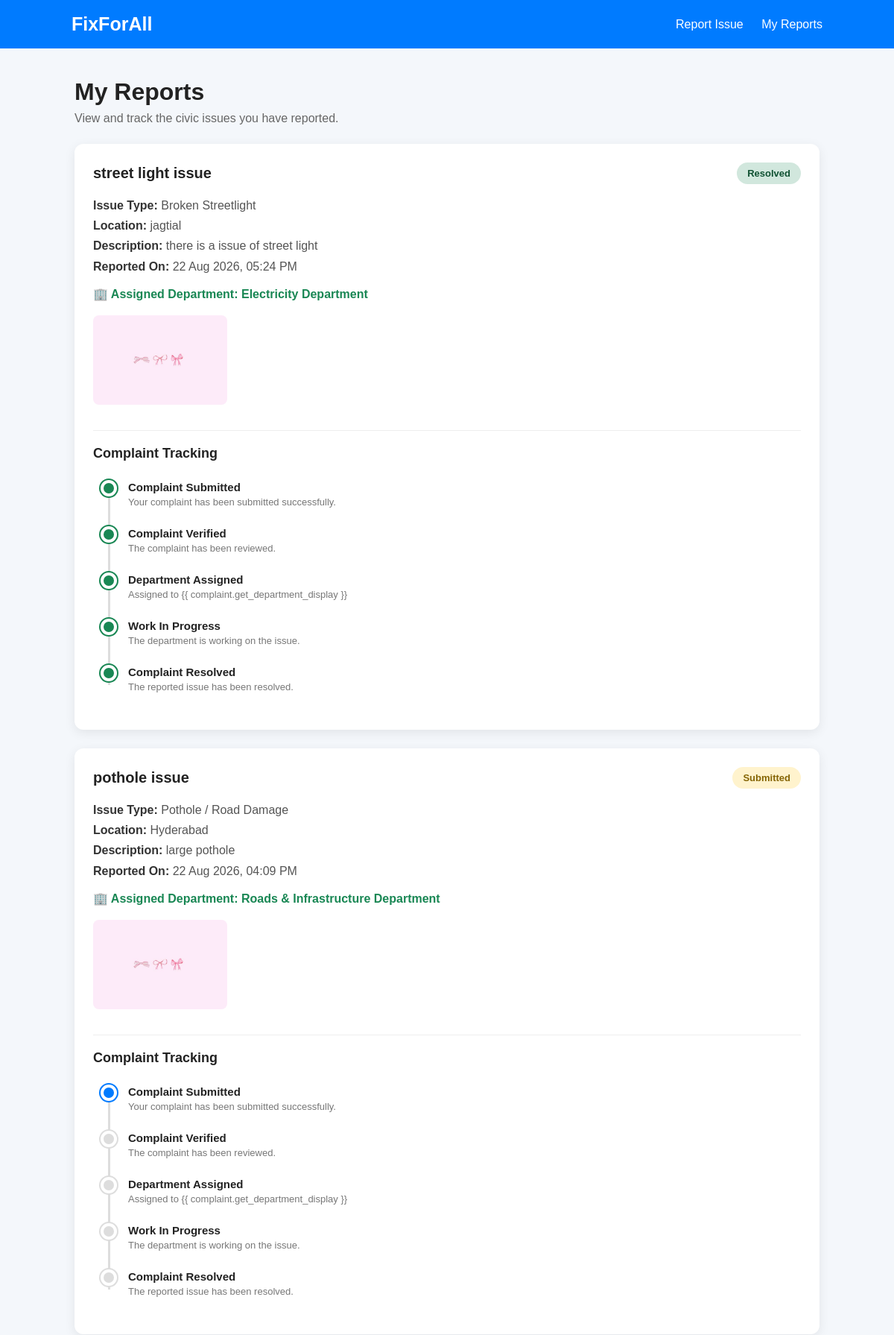
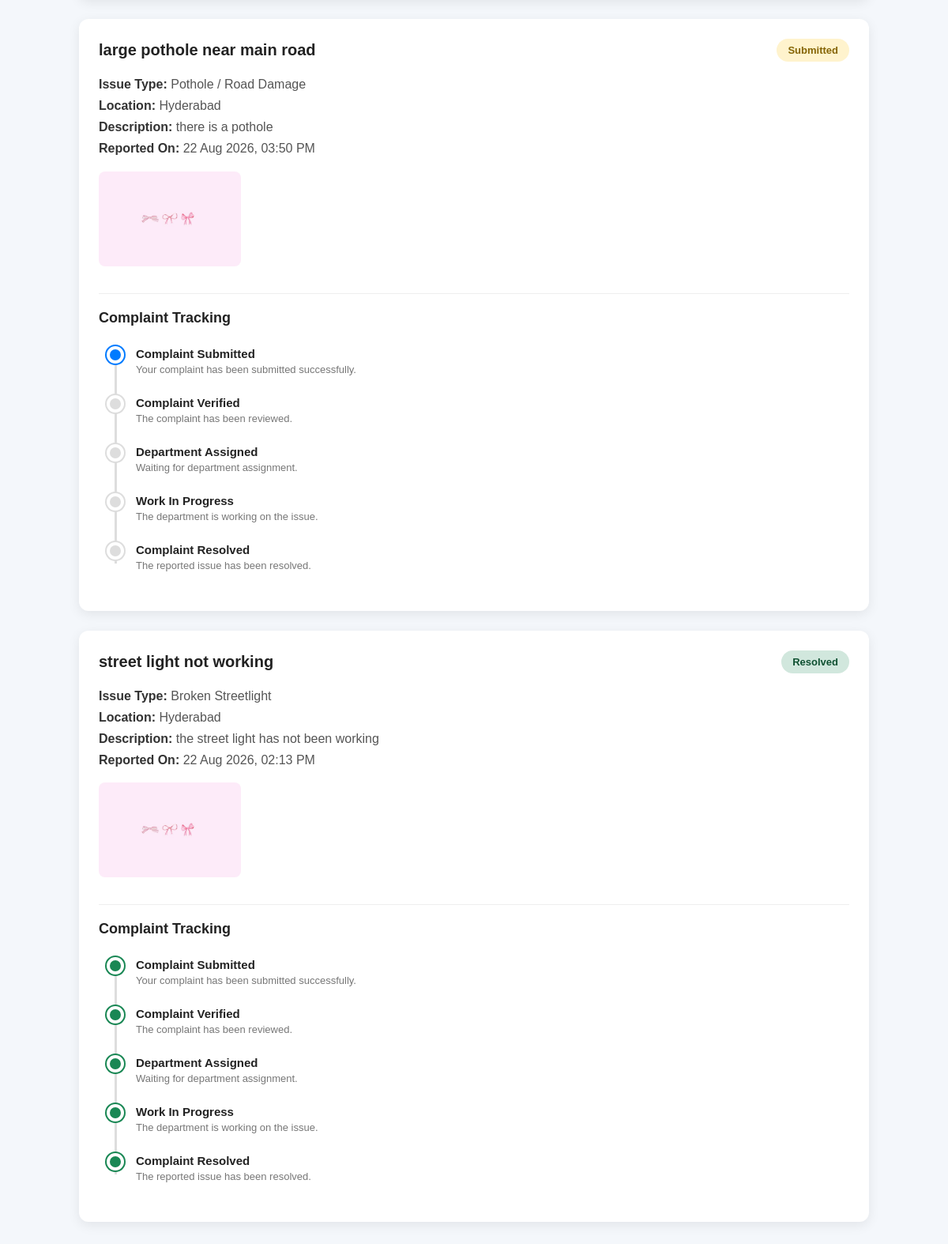
/my-reports/ (signed in), run on the app's committed database (2 pictures, top to bottom).
### complaints/models.py (models this page shows, shortened)
class Complaint(models.Model):
    ISSUE_TYPES = [
        ('pothole', 'Pothole / Road Damage'),
        ('streetlight', 'Broken Streetlight'),
        ('garbage', 'Garbage / Waste'),
        ('water', 'Water Leakage'),
        ('drainage', 'Drainage Problem'),
        ('infrastructure', 'Damaged Public Infrastructure'),
        ('other', 'Other'),
    ]
    STATUS_CHOICES = [
        ('submitted', 'Submitted'),
        ('verified', 'Verified'),
        ('assigned', 'Department Assigned'),
        ('in_progress', 'In Progress'),
        ('resolved', 'Resolved'),
        ('rejected', 'Rejected'),
    ]
    DEPARTMENT_CHOICES = [
        ('electricity', 'Electricity Department'),
        ('roads', 'Roads & Infrastructure Department'),
        ('sanitation', 'Sanitation Department'),
        ('water', 'Water Department'),
        ('drainage', 'Drainage Department'),
        ('municipal', 'Municipal Department'),
        ('other', 'Other Department'),
    ]
    user = models.ForeignKey(
        User,
        on_delete=models.CASCADE,
        null=True,
        blank=True
    )
    title = models.CharField(max_length=200)
    description = models.TextField()
    issue_type = models.CharField(
        max_length=30,
        choices=ISSUE_TYPES
    )
    location = models.CharField(max_length=300)
    status = models.CharField(
        max_length=20,
        choices=STATUS_CHOICES,
        default='submitted'
    )
    department = models.CharField(
        max_length=50,
        choices=DEPARTMENT_CHOICES,
        blank=True,
        null=True
    )
    image = models.ImageField(
        upload_to='complaints/',
        blank=True,
        null=True
    )
    created_at = models.DateTimeField(auto_now_add=True)
    updated_at = models.DateTimeField(auto_now=True)

### complaints/views.py (the view)
@login_required
def my_reports(request):
    complaints = Complaint.objects.filter(
        user=request.user
    ).order_by('-created_at')
    return render(
        request,
        'complaints/my_reports.html',
        {
            'complaints': complaints
        }
    )

### complaints/templates/complaints/my_reports.html (shortened to what this page needs)
<!doctype html>
<html lang="en">
  <head>
  </head>
  <body>
    <nav class="navbar">
      <div class="logo">FixForAll</div>
      <div class="nav-links">
        <a href="/report/"> Report Issue </a>
        <a href="/my-reports/"> My Reports </a>
      </div>
    </nav>
    <div class="container">
      <h1>My Reports</h1>
      <p class="subtitle">View and track the civic issues you have reported.</p>
      {% if complaints %} {% for complaint in complaints %}
      <div class="report-card">
        <div class="report-header">
          <div class="report-title">{{ complaint.title }}</div>
          <div class="status {{ complaint.status|slugify }}">
            {{ complaint.get_status_display }}
          </div>
        </div>
        <div class="details">
          <p>
            <strong> Issue Type: </strong>
            {{ complaint.get_issue_type_display }}
          </p>
          <p>
            <strong> Location: </strong>
            {{ complaint.location }}
          </p>
          <p>
            <strong> Description: </strong>
            {{ complaint.description }}
          </p>
          <p>
            <strong> Reported On: </strong>
            {{ complaint.created_at|date:"d M Y, h:i A" }}
          </p>
          {% if complaint.department %}
          <p class="department">
            🏢 Assigned Department: {{ complaint.get_department_display }}
          </p>
          {% endif %}
        </div>
        {% if complaint.image %}
        <img
          src="{{ complaint.image.url }}"
          alt="Complaint Image"
          class="report-image"
        />
        {% endif %}
        <div class="tracking">
          <div class="tracking-title">Complaint Tracking</div>
          <div class="timeline">
            <div
              class="timeline-step {% if complaint.status == 'submitted' %} active {% elif complaint.status != 'rejected' %} completed {% endif %}"
            >
              <div class="timeline-dot"></div>
              <div class="timeline-content">
                <h4>Complaint Submitted</h4>
                <p>Your complaint has been submitted successfully.</p>
              </div>
            </div>
            <div
              class="timeline-step {% if complaint.status == 'verified' %} active {% elif complaint.status == 'assigned' or complaint.status == 'in_progress' or complaint.status == 'resolved' %} completed {% endif %}"
            >
              <div class="timeline-dot"></div>
              <div class="timeline-content">
                <h4>Complaint Verified</h4>
                <p>The complaint has been reviewed.</p>
              </div>
            </div>
            <div
              class="timeline-step {% if complaint.status == 'assigned' %} active {% elif complaint.status == 'in_progress' or complaint.status == 'resolved' %} completed {% endif %}"
            >
              <div class="timeline-dot"></div>
              <div class="timeline-content">
                <h4>Department Assigned</h4>
                <p>
                  {% if complaint.department %} Assigned to {{
                  complaint.get_department_display }} {% else %} Waiting for
                  department assignment. {% endif %}
                </p>
              </div>
            </div>
            <div
              class="timeline-step {% if complaint.status == 'in_progress' %} active {% elif complaint.status == 'resolved' %} completed {% endif %}"
            >
              <div class="timeline-dot"></div>
              <div class="timeline-content">
                <h4>Work In Progress</h4>
                <p>The department is working on the issue.</p>
              </div>
            </div>
            <div
              class="timeline-step {% if complaint.status == 'resolved' %} active completed {% endif %}"
            >
              <div class="timeline-dot"></div>
              <div class="timeline-content">
                <h4>Complaint Resolved</h4>
                <p>The reported issue has been resolved.</p>
              </div>
            </div>
          </div>
        </div>
      </div>
      {% endfor %} {% else %}
      <div class="empty">
        <h2>No Reports Yet</h2>
        <p>You haven't submitted any civic complaints yet.</p>
        <a href="/report/" class="report-btn"> Report an Issue </a>
      </div>
      {% endif %}
    </div>
  </body>
</html>

### complaints/templates/complaints/my_reports.html (style rules this page uses)
* { margin: 0; padding: 0; box-sizing: border-box; font-family: Arial, sans-serif; }
body { background: #f4f7fb; color: #222; }
.navbar { background: #007bff; color: white; padding: 18px 8%; display: flex; justify-content: space-between; align-items: center; }
.logo { font-size: 25px; font-weight: bold; }
.nav-links a { color: white; text-decoration: none; margin-left: 20px; }
.container { width: 90%; max-width: 1000px; margin: 40px auto; }
h1 { margin-bottom: 8px; }
.subtitle { color: #666; margin-bottom: 25px; }
.report-card { background: white; padding: 25px; margin-bottom: 25px; border-radius: 12px; box-shadow: 0 4px 15px rgba(0, 0, 0, 0.08); }
.report-header { display: flex; justify-content: space-between; align-items: center; margin-bottom: 15px; }
.report-title { font-size: 20px; font-weight: bold; }
.status { display: inline-block; padding: 7px 14px; border-radius: 20px; font-size: 13px; font-weight: bold; }
.status.submitted { background: #fff3cd; color: #856404; }
.status.resolved { background: #d1e7dd; color: #0f5132; }
.details { margin-top: 10px; color: #555; line-height: 1.7; }
.details strong { color: #333; }
.department { margin-top: 10px; color: #198754; font-weight: bold; }
.report-image { width: 180px; height: 120px; object-fit: cover; border-radius: 8px; margin-top: 15px; }
.tracking { margin-top: 30px; padding-top: 20px; border-top: 1px solid #eee; }
.tracking-title { font-size: 18px; font-weight: bold; margin-bottom: 25px; }
.timeline { position: relative; margin-left: 10px; }
.timeline::before { content: ""; position: absolute; left: 10px; top: 10px; bottom: 10px; width: 3px; background: #ddd; }
.timeline-step { position: relative; display: flex; align-items: flex-start; margin-bottom: 25px; }
.timeline-dot { width: 22px; height: 22px; border-radius: 50%; background: #ddd; border: 4px solid white; box-shadow: 0 0 0 2px #ddd; z-index: 2; flex-shrink: 0; }
.timeline-step.active .timeline-dot { background: #007bff; box-shadow: 0 0 0 2px #007bff; }
.timeline-step.completed .timeline-dot { background: #198754; box-shadow: 0 0 0 2px #198754; }
.timeline-content { margin-left: 15px; padding-top: 1px; }
.timeline-content h4 { font-size: 15px; margin-bottom: 4px; }
.timeline-content p { color: #777; font-size: 13px; }

### data on the page
Complaint: title "street light issue", status "Resolved", issue_type "Broken Streetlight", location "jagtial", description "there is a issue of street light", created_at "22 Aug 2026, 05:24 PM", department "Electricity Department", image (picture), shows "Assigned to {{ complaint.get_department_display }}"
Complaint: title "pothole issue", status "Submitted", issue_type "Pothole / Road Damage", location "Hyderabad", description "large pothole", created_at "22 Aug 2026, 04:09 PM", department "Roads & Infrastructure Department", image (picture), shows "Assigned to {{ complaint.get_department_display }}"
Complaint: title "large pothole near main road", status "Submitted", issue_type "Pothole / Road Damage", location "Hyderabad", description "there is a pothole", created_at "22 Aug 2026, 03:50 PM", image (picture), shows "Waiting for department assignment."
Complaint: title "street light not working", status "Resolved", issue_type "Broken Streetlight", location "Hyderabad", description "the street light has not been working", created_at "22 Aug 2026, 02:13 PM", image (picture), shows "Waiting for department assignment."
